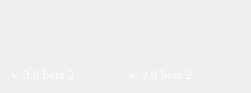
<?xml version="1.0" encoding="UTF-8"?>
<ui version="4.0">
 <class>helloy</class>
 <widget class="QWidget" name="helloy">
  <property name="geometry">
   <rect>
    <x>0</x>
    <y>0</y>
    <width>251</width>
    <height>90</height>
   </rect>
  </property>
  <property name="windowTitle">
   <string>Loading</string>
  </property>
  <property name="windowIcon">
   <iconset resource="res.qrc">
    <normaloff>:/new/prefix1/vk.ico</normaloff>:/new/prefix1/vk.ico</iconset>
  </property>
  <property name="autoFillBackground">
   <bool>true</bool>
  </property>
  <layout class="QGridLayout" name="gridLayout" rowminimumheight="50,0">
   <item row="1" column="1">
    <widget class="QLabel" name="label">
     <property name="font">
      <font>
       <family>Georgia</family>
       <pointsize>10</pointsize>
       <weight>50</weight>
       <bold>false</bold>
      </font>
     </property>
     <property name="text">
      <string>&lt;html&gt;&lt;head/&gt;&lt;body&gt;&lt;p&gt;&lt;span style=&quot; color:#ffffff;&quot;&gt;v. 3.0 beta 2&lt;/span&gt;&lt;/p&gt;&lt;/body&gt;&lt;/html&gt;</string>
     </property>
    </widget>
   </item>
   <item row="1" column="0">
    <widget class="QLabel" name="label_2">
     <property name="font">
      <font>
       <family>Georgia</family>
       <pointsize>10</pointsize>
       <weight>50</weight>
       <bold>false</bold>
      </font>
     </property>
     <property name="text">
      <string>&lt;html&gt;&lt;head/&gt;&lt;body&gt;&lt;p&gt;&lt;span style=&quot; color:#ffffff;&quot;&gt;v. 3.0 beta 2&lt;/span&gt;&lt;/p&gt;&lt;/body&gt;&lt;/html&gt;</string>
     </property>
    </widget>
   </item>
   <item row="0" column="0" colspan="2">
    <widget class="QLabel" name="logo">
     <property name="text">
      <string/>
     </property>
    </widget>
   </item>
  </layout>
 </widget>
 <resources>
  <include location="res.qrc"/>
 </resources>
 <connections/>
</ui>
